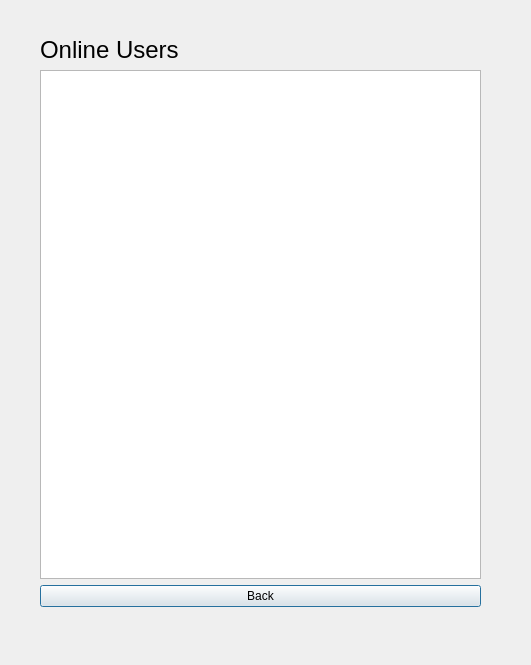
<?xml version="1.0" encoding="UTF-8"?>
<ui version="4.0">
 <class>OnlineUsers</class>
 <widget class="QDialog" name="OnlineUsers">
  <property name="geometry">
   <rect>
    <x>0</x>
    <y>0</y>
    <width>531</width>
    <height>665</height>
   </rect>
  </property>
  <property name="windowTitle">
   <string>Dialog</string>
  </property>
  <widget class="QWidget" name="layoutWidget">
   <property name="geometry">
    <rect>
     <x>40</x>
     <y>36</y>
     <width>441</width>
     <height>571</height>
    </rect>
   </property>
   <layout class="QVBoxLayout" name="verticalLayout_2">
    <item>
     <layout class="QVBoxLayout" name="verticalLayout">
      <item>
       <widget class="QLabel" name="label">
        <property name="font">
         <font>
          <pointsize>18</pointsize>
         </font>
        </property>
        <property name="text">
         <string>Online Users</string>
        </property>
       </widget>
      </item>
      <item>
       <widget class="QListWidget" name="listWidget"/>
      </item>
     </layout>
    </item>
    <item>
     <widget class="QPushButton" name="pushButton">
      <property name="text">
       <string>Back</string>
      </property>
     </widget>
    </item>
   </layout>
  </widget>
 </widget>
 <resources/>
 <connections/>
</ui>
